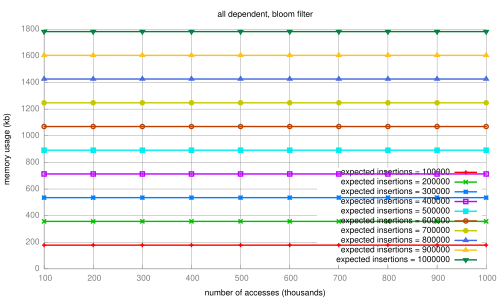

Write gnuplot code to recreate this figure.
set terminal pdf
set output 'dissertation-gnuplottex-fig31.pdf'
load '../dynamic/formatted-results/vector-survey-0.8/bloomfilter-memory.gnuplot'
